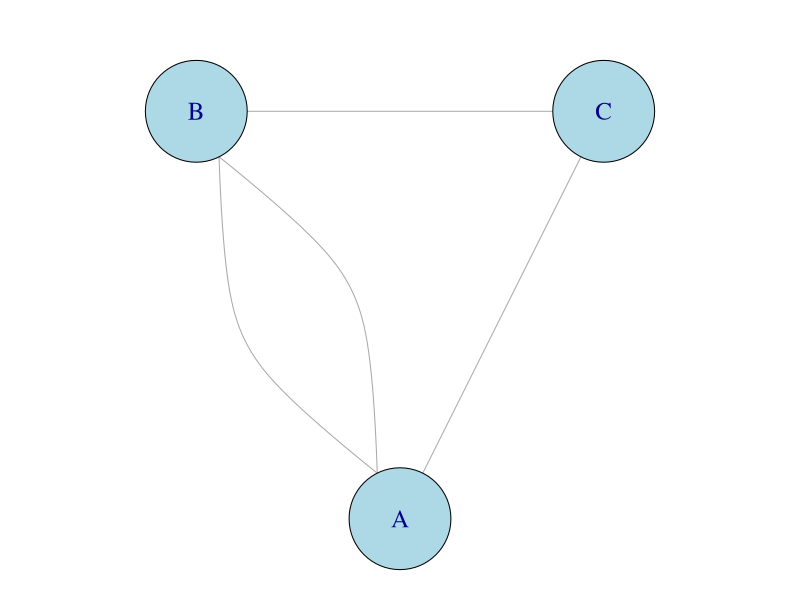
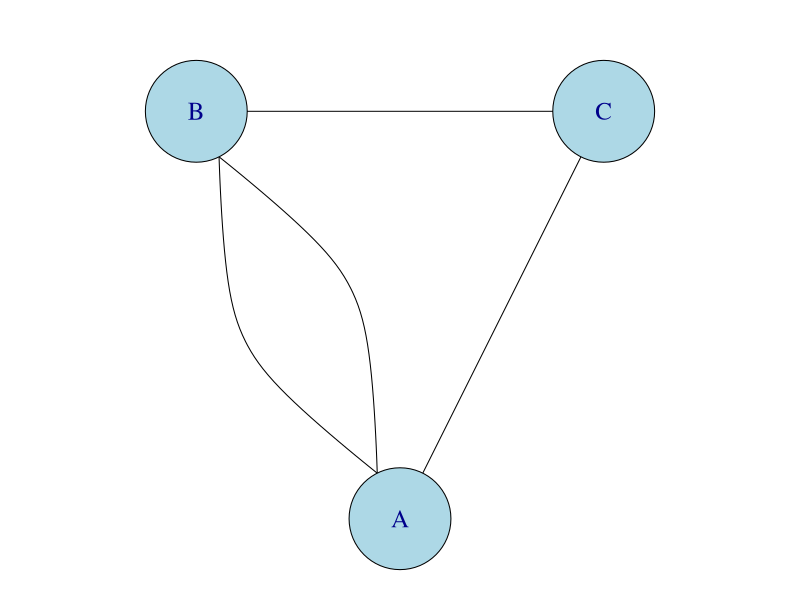
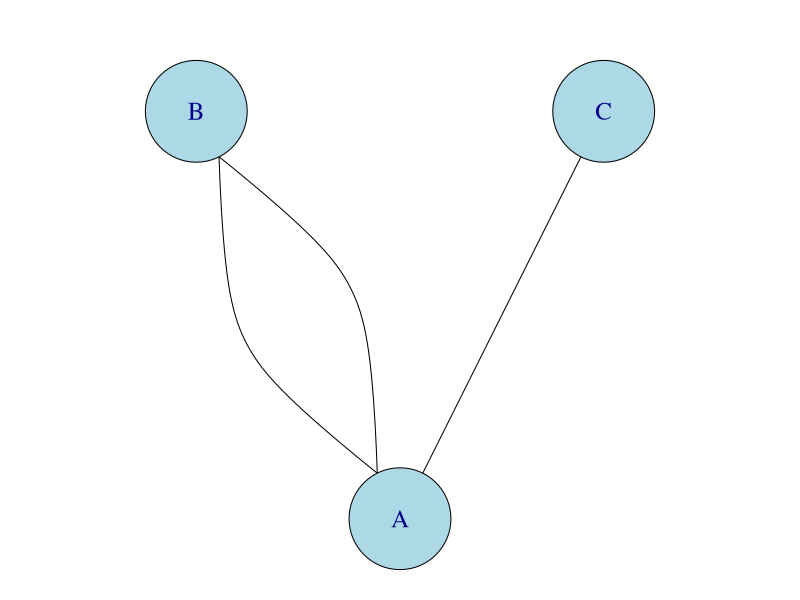
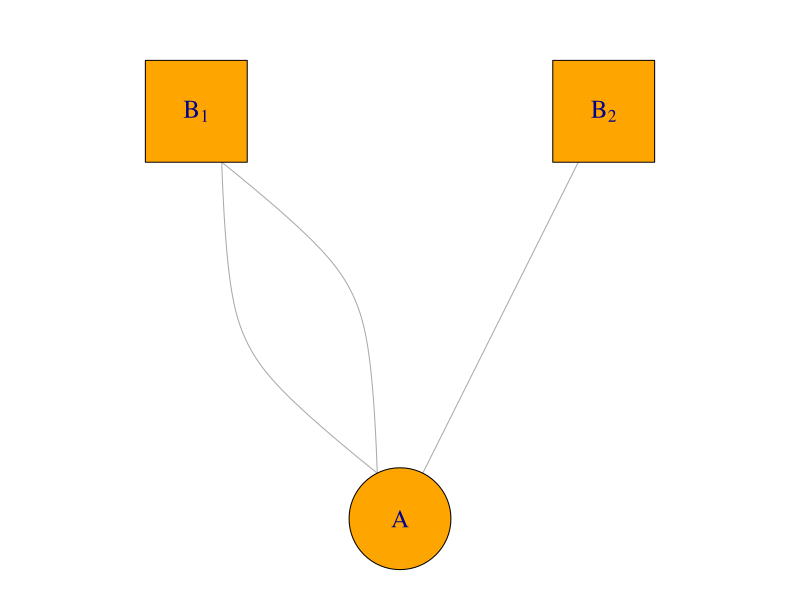
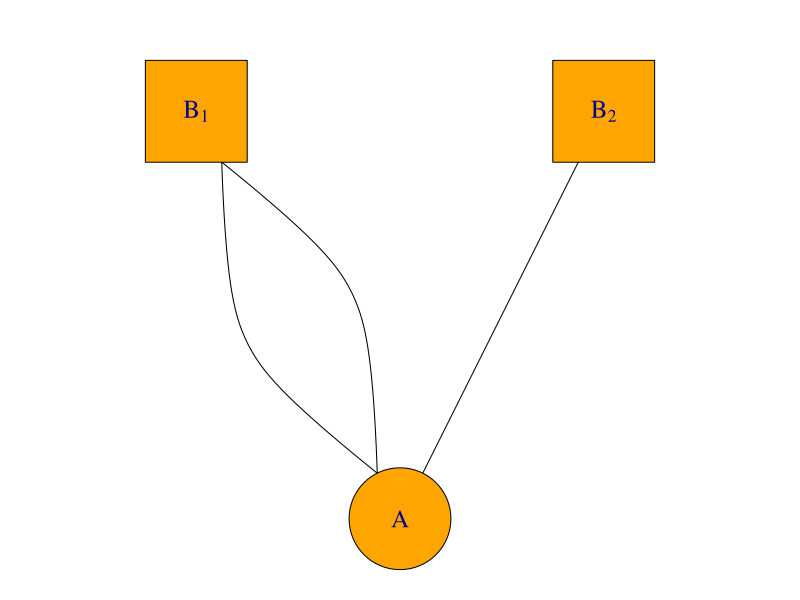
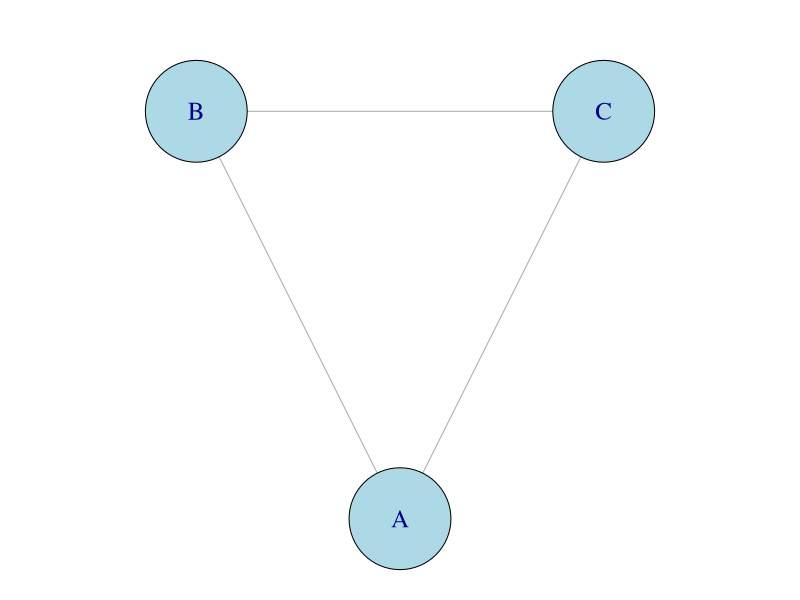
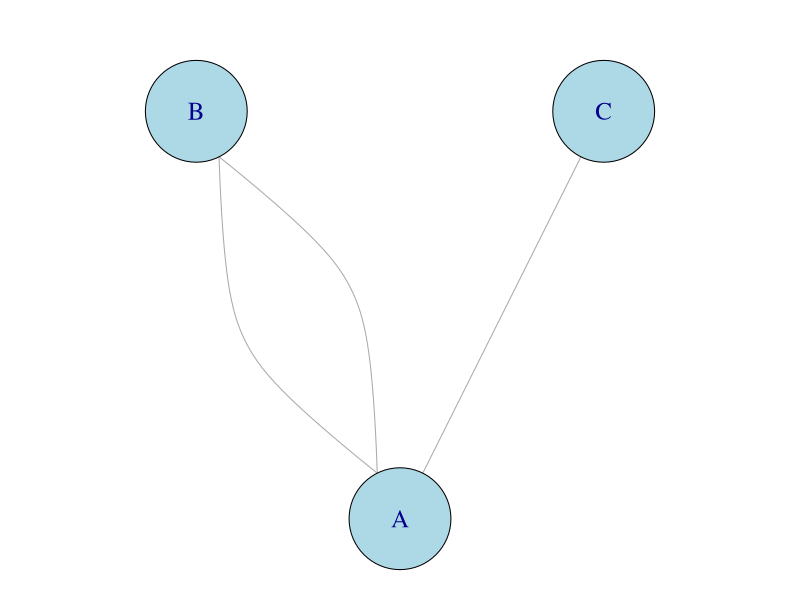
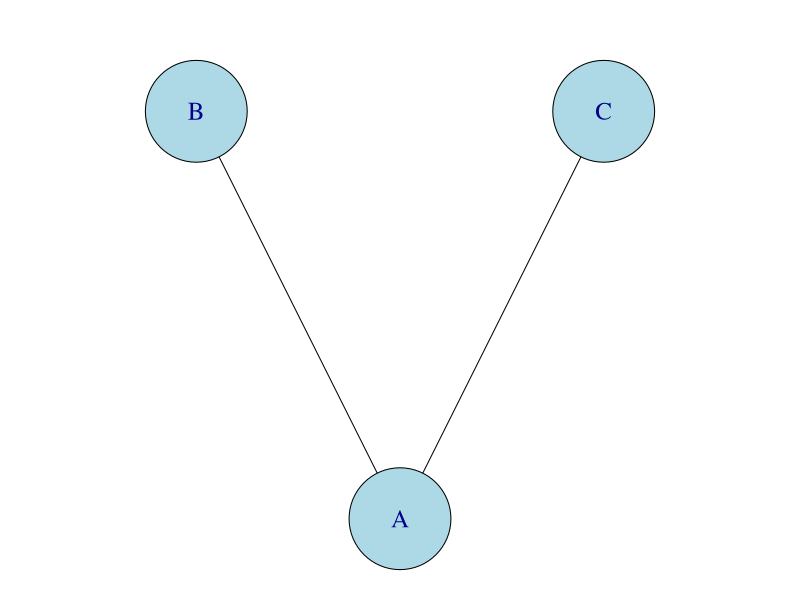

Source code (R) for these figures, in order:
# Load required package
library(igraph)

# Updated edges for unipartite graph (including B–C)
edges1 <- c("A", "B", "A", "B", "A", "C", "B", "C")
g1 <- graph(edges1, directed = FALSE)

edges11 <- c("A", "B", "A", "B", "A", "C")
g11 <- graph(edges11, directed = FALSE)

# Bipartite graph: relabel B, C to B_1 and B_2
edges2 <- c("A", "B_1", "A", "B_1", "A", "B_2")
g2 <- graph(edges2, directed = FALSE)

g1_bin <- simplify(g1, remove.multiple = TRUE, remove.loops = TRUE)
g11_bin <- simplify(g11, remove.multiple = TRUE, remove.loops = TRUE)

# Curved edges
E(g1)$curved <- curve_multiple(g1)
E(g11)$curved <- curve_multiple(g11)
E(g2)$curved <- curve_multiple(g2)

# Define layout (V shape, A at bottom)
layout_v1 <- matrix(c(0, -1, -1, 1, 1, 1), ncol = 2, byrow = TRUE) # A, B, C
layout_v1 <- layout_v1[match(V(g1)$name, c("A", "B", "C")), ]

layout_v11 <- matrix(c(0, -1, -1, 1, 1, 1), ncol = 2, byrow = TRUE) # A, B, C
layout_v11 <- layout_v11[match(V(g11)$name, c("A", "B", "C")), ]

layout_v2 <- matrix(c(0, -1, -1, 1, 1, 1), ncol = 2, byrow = TRUE) # A, B_1, B_2
layout_v2 <- layout_v2[match(V(g2)$name, c("A", "B_1", "B_2")), ]

# Open PDF
pdf("examples/uni_net_example.pdf", width = 5, height = 5)
par(mar = c(0.5, 0.5, 2, 0.5))

# Plot 1: Unipartite with B–C edge
plot(
  g1,
  layout = layout_v1,
  vertex.size = 50,
  vertex.label.cex = 1.5,
  vertex.color = "lightblue",
  vertex.frame.color = "black"
)

dev.off()

pdf("examples/uni_net_example_dark.pdf", width = 5, height = 5)
par(mar = c(0.5, 0.5, 2, 0.5))

# Plot 1: Unipartite with B–C edge
plot(
  g1,
  layout = layout_v1,
  vertex.size = 50,
  vertex.label.cex = 1.5,
  vertex.color = "lightblue",
  vertex.frame.color = "black",
  edge.color = "black"
)

dev.off()

pdf("examples/uni_net_example2_dark.pdf", width = 5, height = 5)
par(mar = c(0.5, 0.5, 2, 0.5))

# Plot 1: Unipartite with B–C edge
plot(
  g11,
  layout = layout_v11,
  vertex.size = 50,
  vertex.label.cex = 1.5,
  vertex.color = "lightblue",
  vertex.frame.color = "black",
  edge.color = "black"
)

dev.off()

pdf("examples/bip_net_example.pdf", width = 5, height = 5)
par(mar = c(0.5, 0.5, 2, 0.5))

# Plot 2: Bipartite with B[1], B[2] and shapes
V(g2)$shape <- ifelse(V(g2)$name == "A", "circle", "square")
V(g2)$color <- ifelse(V(g2)$name == "A", "orange", "orange")

label_expr <- expression("A", B[1], B[2])
label_expr <- label_expr[match(V(g2)$name, c("A", "B_1", "B_2"))]

plot(
  g2,
  layout = layout_v2,
  vertex.size = 50,
  vertex.label = label_expr,
  vertex.label.cex = 1.5,
  vertex.frame.color = "black"
)

dev.off()

pdf("examples/bip_net_example_dark.pdf", width = 5, height = 5)
par(mar = c(0.5, 0.5, 2, 0.5))

# Plot 2: Bipartite with B[1], B[2] and shapes
V(g2)$shape <- ifelse(V(g2)$name == "A", "circle", "square")
V(g2)$color <- ifelse(V(g2)$name == "A", "orange", "orange")

label_expr <- expression("A", B[1], B[2])
label_expr <- label_expr[match(V(g2)$name, c("A", "B_1", "B_2"))]

plot(
  g2,
  layout = layout_v2,
  vertex.size = 50,
  vertex.label = label_expr,
  vertex.label.cex = 1.5,
  vertex.frame.color = "black",
  edge.color = "black"
)

dev.off()

pdf("examples/bin_net_example.pdf", width = 5, height = 5)
par(mar = c(0.5, 0.5, 2, 0.5))

plot(
  g1_bin,
  layout = layout_v1,
  vertex.size = 50,
  vertex.label.cex = 1.5,
  vertex.color = "lightblue",
  vertex.frame.color = "black"
)
dev.off()

pdf("examples/uni_net_example2_dark.pdf", width = 5, height = 5)

par(mar = c(0.5, 0.5, 2, 0.5))

plot(
  g11,
  layout = layout_v11,
  vertex.size = 50,
  vertex.label.cex = 1.5,
  vertex.color = "lightblue",
  vertex.frame.color = "black",
  edge.color = "darkgray"
)
dev.off()

pdf("examples/bin_net_example2_dark.pdf", width = 5, height = 5)
par(mar = c(0.5, 0.5, 2, 0.5))

plot(
  g11_bin,
  layout = layout_v11,
  vertex.size = 50,
  vertex.label.cex = 1.5,
  vertex.color = "lightblue",
  vertex.frame.color = "black",
  edge.color = "black"
)

dev.off()
